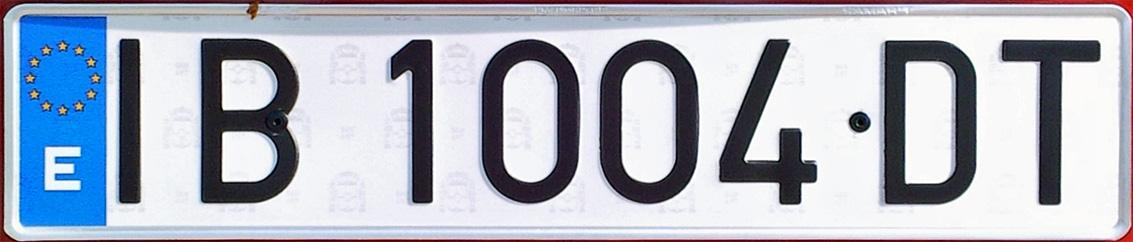
#> input picture Chapter 05. Image segmentation/images/plate.jpg, 1133 x 242 px
$ jupyter execute --allow-errors '5.2 Region-based segmentation. K-means and GMM.ipynb'
#> lines starting #> are read from the running program, lines starting #| are printed output that depends on the picture; after the words box and inside, x2 and y2 are one past the last pixel; in counts of white or black regions, pixels touching at a corner belong together
# 5.2 Region-based segmentation. K-means and GMM

In the previous notebook we had fun with boundary-based techniques for image segmentation. In this one we will play with region-based techniques, which form regions by grouping pixels according to their similarity, and where the resulting segments cover the entire image. Concretely we will address two popular region-based methods:

- K-means (<a href="#521">section 5.2.1</a>)
- Gaussian Mixture Model (GMM) clustering, fitted with Expectation-Maximization (EM) (<a href="#522">section 5.2.2</a>)

## Problem context - Color quantization

<center>

    <figcaption>Fig. 1. Example of color quantization: original image (left) and the same image with a reduced number of colors (right).</figcaption>
</center>$\\[5pt]$

Color quantization is the process of reducing the number of distinct colors in an image while preserving its color appearance as much as possible. It has many applications, like image compression (e.g. GIFs, which only support 256 colors!), [content-based image retrieval](https://en.wikipedia.org/wiki/Content-based_image_retrieval), edge detection and segmentation preprocessing, printing, medical imaging, etc.

Image segmentation techniques can be used to achieve color quantization, let's see how it works!

> 🔍 <font color="#0072B2"><b>AI Exploration:</b> Color quantization in practice</font>
> **Suggested prompt**
> *In the context of computer vision, where is color quantization used today, and which methods are used for it besides K-means?*

[cell 1]
# In case of using Google Colab, mount Google Drive
try:
    from google.colab import drive
    drive.mount('/content/drive')
    # If your notebook and images are in your Drive, change directory accordingly:
    # %cd '/content/drive/MyDrive/Colab Notebooks/uma_cv_2027/Chapter 05. Image segmentation'
except ImportError:
    pass

import numpy as np
import cv2
import matplotlib.pyplot as plt
import matplotlib
import scipy.stats as stats
from ipywidgets import interact, fixed, widgets
matplotlib.rcParams['figure.figsize'] = (10.0, 10.0)
images_path = './images/'

## 5.2.1 K-means <a id="521"></a>

As commented, region-based techniques try to group together pixels that are similar. Such an issue is often called the *clustering problem*. Different attributes can be used to decide if two pixels are similar or not: intensity, color, texture, spatial proximity (pixel location), etc.

The **K-means algorithm** is a region-based technique that, given a set of elements (image pixels in our case), makes $K$ clusters out of them. Thereby, it is a perfect technique for addressing color quantization, since our goal is to reduce the color palette of an image to a fixed number of colors $K$. Concretely, K-means partitions the data points $X = \{x_i\}$ in a given space (*e.g.* grayscale or RGB color representations) into $K$ clusters $C_j$, represented by their means (**centroids**) $\mu_j$, by minimizing the **within-cluster sum of squared distances**:

$$
\min_{\{C_j\},\{\mu_j\}} J = \sum_{j=1}^{K} \sum_{x_i \in C_j} \lVert x_i - \mu_j \rVert^2
$$

In our case, the data point $x_i$ is the **feature vector** $f(x,y)$ describing the $i^{th}$ pixel that, as mentioned, could include information like the pixel color, intensity, texture, etc. Thus, $\mu_j$ represents **the mean of the feature vectors** of the pixels in cluster $C_j$.

Let's see how the K-means algorithm works in a color domain, where each pixel is represented in an $n$-dimensional feature space (*e.g.* grayscale images define a 1D feature space, while RGB images a 3D space):

1. Pick the number $K$, that is, the number of clusters in which the image will be segmented (e.g. number of colors).
2. Place $K$ centroids $\mu_j$ in the color space (e.g. randomly), these are the centers of the regions.
3. Each pixel is assigned to the cluster with the closest centroid, hence creating new clusters.

<center>

    <figcaption>Fig. 2. Example in a 2D space (e.g. the Cr and Cb bands of the YCrCb color space) with 3 clusters. Each point is assigned to its closest centroid</figcaption>
</center>$\\[5pt]$

4. Recompute each centroid as the mean of the $N_j$ points assigned to its cluster: $\mu_j = \frac{1}{N_j} \sum_{x_i \in C_j} x_i$.

<center>

    <figcaption>Fig. 3. Example of how the centroids evolve over time</figcaption>
</center>$\\[5pt]$

5. Repeat steps 3 and 4 until convergence, that is, some previously defined criterion is fulfilled (*e.g.* the centers of regions do not move, or a certain number of iterations is reached).$\\[10pt]$

<center>

    <figcaption>Fig. 4. Final segmentation result</figcaption>
</center>$\\[5pt]$

This procedure is the same independently of the number of dimensions in the workspace.

This technique presents a number of strengths and limitations:

- **Strengths:**
  - It is simple and efficient.
  - It converges to a local optimum (not necessarily the global minimum).
- **Limitations:**
  - High usage of memory.
  - $K$ must be specified.
  - Sensitive to initialization (initial position of centroids).
  - Sensitive to outliers.
  - Works best for compact, roughly spherical clusters in the feature space (because of the usage of the Euclidean distance).

Fig. 5 shows the whole procedure: at each iteration, the points are assigned to their closest centroid (step 3) and the centroids move to the mean of their points (step 4), so $J$ decreases until the centroids stop moving.

<center>

    <figcaption>Fig. 5. K-means with $K=3$ in a 2D feature space. Left, the clusters and their centroids $\mu_j$; right, the value of $J$ after each step.</figcaption>
</center>$\\[5pt]$

### K-means toy example

Luckily for us, OpenCV defines a method that performs K-means: [`cv2.kmeans()`](https://docs.opencv.org/4.x/d5/d38/group__core__cluster.html#ga9a34dc06c6ec9460e90860f15bcd2f88), so let's see how it works!

> 🛠️ <font color="#0B6B3A"><b>AI Coding Support:</b> K-means in OpenCV</font>
> **Suggested prompt**
> *I need to use OpenCV to cluster the pixels of an image with K-means through the `cv2.kmeans()` function. Do not write the full solution. Explain what its main parameters mean (e.g. the number of clusters, the termination criteria and the number of attempts).*

Let's take a look at a toy 1D K-means example in order to get familiar with it. The following function, `binarize_kmeans()`, binarizes an input `image` by executing the K-means algorithm, where `it` sets its maximum number of iterations.

Note that the stopping criteria can be either:
- if a maximum number of iterations is reached, or
- if the centroid moved less than a certain `epsilon` value in an iteration.

[cell 2]
def binarize_kmeans(image,it):
    """ Binarize an image using k-means.

        Args:
            image: Input image
            it: Maximum number of K-means iterations
    """

    # Set random seed for centroids
    cv2.setRNGSeed(124)

    # Flatten image
    flattened_img = image.reshape((-1,1))
    flattened_img = np.float32(flattened_img)

    #Set epsilon
    epsilon = 0.2

    # Establish stopping criteria (either `it` iterations or moving less than `epsilon`)
    criteria = (cv2.TERM_CRITERIA_EPS + cv2.TERM_CRITERIA_MAX_ITER, it, epsilon)

    # Set K parameter (2 for thresholding)
    K = 2

    # Call kmeans using random initial position for centroids
    _,label,center=cv2.kmeans(flattened_img,K,None,criteria,1,cv2.KMEANS_RANDOM_CENTERS)

    # Color resultant labels
    center = np.uint8(center) # Get center coordinates as unsigned integers
    print(center)
    flattened_img = center[label.flatten()] # Get the color (center) assigned to each pixel

    # Reshape vector image to original shape
    binarized = flattened_img.reshape((image.shape))

    # Show resultant image
    plt.subplot(2,1,1)
    plt.title("Binarized image")
    plt.imshow(binarized, cmap='gray',vmin=0,vmax=255)

    # Show how original histogram has been segmented
    plt.subplot(2,1,2)
    plt.title("Segmented histogram")
    plt.hist([image[binarized==center[0]].ravel(), image[binarized==center[1]].ravel()],256,range=[0,256], color=["black","gray"],stacked=True)

As you can see, [`cv2.kmeans()`](https://docs.opencv.org/4.x/d5/d38/group__core__cluster.html#ga9a34dc06c6ec9460e90860f15bcd2f88) returns two relevant arguments:

- `label`: Integer array that stores the cluster index for every pixel.
- `center`: Matrix containing the cluster centroids (each row represents a different centroid).

**Attention to this!!!** It is also remarkable the first function argument, which represents the data for clustering: an array of $n$-dimensional points with float coordinates. Such array has the shape $n_{\text{samples}} \times n_{\text{features}}$, i.e., it has as many rows as samples (pixels in the image), and as many columns as features describing those samples (for example, if using the intensity of a pixel in a grayscale image, there is only one feature). For that, the code line `image.reshape((-1,1))` converts the initial grayscale image with dimensions $242\times 1133$ into a flattened version of it with dimension $274186\times 1$, that is, 274186 samples (or pixels) with only one feature, its intensity.

> 🛠️ <font color="#0B6B3A"><b>AI Coding Support:</b> Reshaping arrays with NumPy</font>
> **Suggested prompt**
> *I am working in Python with images loaded with OpenCV, which are NumPy arrays (e.g. a grayscale image has shape `(rows, cols)`). Explain how the NumPy function `np.reshape()` works using `image.reshape((-1,1))` as an example: what shape it returns, what `-1` means in the new shape, and how to recover the original shape of the image afterwards. Do not write the full solution.*

Below it is provided an interactive code so you can play with `cv2.kmeans()` by calling it with different `it` values.

*As you can see, if $K=2$ in a grayscale image, it is a binarization method that doesn't need to fix a manual threshold. We could have used it, for example, when dealing with the plate recognition problem!*

[cell 3]
matplotlib.rcParams['figure.figsize'] = (10.0, 10.0)

image = cv2.imread(images_path + 'plate.jpg',0)
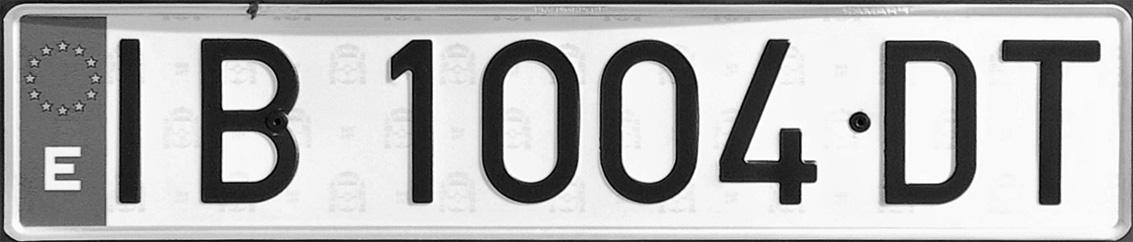
#> image: shape (242, 1133); min 0, max 255, mean 179
#> the sliders are set to image = <module 'ipywidgets.fixed_' fr, it = 3

#> (the rest of this cell did not finish here and is left out)


Notice that for 1D spaces and not high-resolution images K-means is very fast! (it only needs a few iterations to converge). What happens if K-means is applied to color images (3D space) in order to get color quantization?

Now that you know how K-means works, you can experimentally answer such question!

###  **<span style="color:green"><b><i>ASSIGNMENT 1: Playing with K-means</i></b></span>**

Write a script that:
- applies K-means to `malaga.png` with different values for $K$: $K=4$, $K=8$ and $K=16$, setting `epsilon=0.2` and `it=10` as convergence criteria, and
- shows, in a $2\times2$ subplot, the 3 resulting images along with the input one.

Notice that in this case we are using 3 features per pixel, their R, G and B values, that is, $x_i = [R_i,G_i,B_i]^T$, so the input data for the kmeans function has the dimensions $n_{\text{pixels}} \times 3$.

<font color='blue'>**Expected output:**  </font>

[cell 4]
# Assignment 1
matplotlib.rcParams['figure.figsize'] = (15.0, 12.0)

# Read RGB image
image = cv2.imread(images_path + "malaga.png")
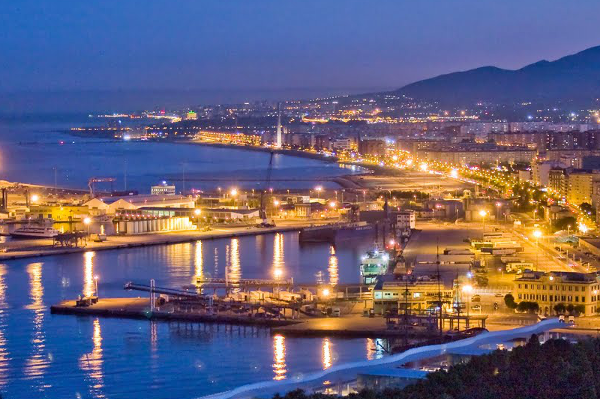
#> input picture Chapter 05. Image segmentation/images/malaga.png, 600 x 399 px
#> image is the input picture: shape (399, 600, 3); mean B, G, R 120.2, 96, 102.5
image = cv2.cvtColor(image, cv2.COLOR_BGR2RGB)

# Flatten image
#> (the rest of this cell did not finish here and is left out)

### <font color="blue"><b><i>Thinking about it (1)</i></b></font>

Now, **answer the following questions**:

- What is `cv2.kmeans()` doing in each iteration?

    <p style="margin: 4px 0px 6px 5px; color:blue"><i>Your answer here!</i></p>

- What number of maximum iterations did you use? Why?

    <p style="margin: 4px 0px 6px 5px; color:blue"><i>Your answer here!</i></p>

- How could we compress these images so they require less space in memory? *Note: consider that a pixel in RGB needs 3 bytes to be represented, 8 bits per band.*

    <p style="margin: 4px 0px 0px 5px; color:blue"><i>Your answer here!</i></p>

## 5.2.2 Gaussian Mixture Model (GMM) clustering with Expectation-Maximization (EM) <a id="522"></a>

**Gaussian Mixture Model (GMM) clustering** is the generalization of K-means where the feature distribution is represented as a **mixture of Gaussian clusters**. Each cluster $C_j \sim \mathcal{N}(\mu_j,\Sigma_j)$ is represented by a mean $\mu_j$ (location), a covariance matrix $\Sigma_j$ (shape/spread) and a prior weight $\pi_j = P(C_j)$, instead of just a centroid. It uses a *soft assignment*, since it doesn't give *hard* decisions where a pixel belongs or not to a cluster, but the probability $P(C_j|x_i)$ of that pixel belonging to each cluster $C_j$. The GMM parameters are estimated with the iterative **Expectation-Maximization (EM)** algorithm, so at each iteration not just the mean of each cluster is refined (as in K-means), but also its covariance matrix and its weight.

Before going into detail on the theory behind EM, it is worth seeing how GMM clustering performs in the car plate problem. OpenCV provides a class implementing the needed functionality for fitting a GMM with EM to segment an image, called [`cv2.ml.EM()`](https://docs.opencv.org/4.x/d1/dfb/classcv_1_1ml_1_1EM.html).

> 🛠️ <font color="#0B6B3A"><b>AI Coding Support:</b> GMM clustering with OpenCV</font>
> **Suggested prompt**
> *I need to use OpenCV (Python) to segment an image with a Gaussian Mixture Model through the `cv2.ml.EM` class. Do not write the full solution. Explain how to set the number of clusters, the covariance matrix type (`em.setCovarianceMatrixType()`) and the termination criteria, what `em.trainEM()` returns, and how to get the means and covariances of the clusters (`em.getMeans()`, `em.getCovs()`).*

[cell 5]
matplotlib.rcParams['figure.figsize'] = (10.0, 10.0)
cv2.setRNGSeed(5)

# Define parameters
n_clusters = 2
covariance_type = 0 # 0: Spherical covariance matrix. 1: Diagonal covariance matrix. 2: Full covariance matrix
n_iter = 10
epsilon = 0.2

# Create EM empty object
em = cv2.ml.EM_create()

# Set parameters
criteria = (cv2.TERM_CRITERIA_EPS + cv2.TERM_CRITERIA_MAX_ITER, n_iter, epsilon)
em.setClustersNumber(n_clusters)
em.setCovarianceMatrixType(covariance_type)
em.setTermCriteria(criteria)

# Read grayscale image
image = cv2.imread(images_path + "plate.jpg",0)

# Flatten image
flattened_img = image.reshape((-1,1))
flattened_img = np.float32(flattened_img)

# Apply EM
_, _, labels, _ = em.trainEM(flattened_img)

# Reshape labels to image size (binarization)
binarized = labels.reshape((image.shape))
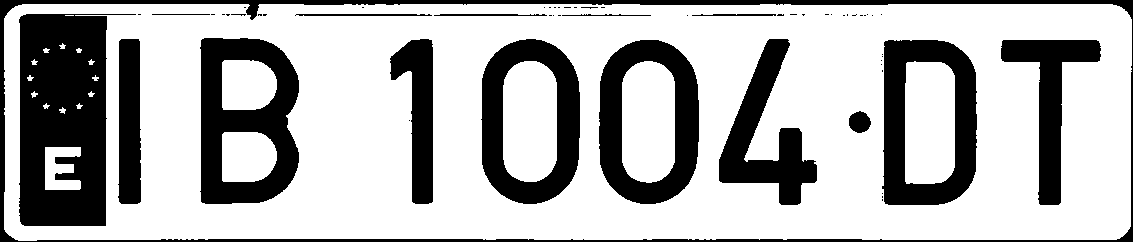
#> binarized: shape (242, 1133) int32; values 0 (black) and 1 (white), 70.3% white; 59 black regions (43 under 20 px), largest, box (x1, y1, x2, y2) and area: (19, 14, 136, 226) 16827, (200, 38, 299, 204) 9816, (0, 0, 1133, 242) 9532

# Show binarized image
plt.subplot(2,1,1)
plt.title("Binarized image")
plt.imshow(binarized, cmap="gray")

# --------------- Gaussian visualization ---------------

plt.subplot(2,1,2)
plt.title("Gaussian distribution of each cluster")

# Get means and covs (for grayscale 1D both)
means = em.getMeans()
covs = em.getCovs()

# Get standard deviation as NumPy array
sigmas = np.sqrt(covs)
sigmas = sigmas[:,0,0]

# Cast list to NumPy array
means = np.array(means)[:,0]

# Plot Gaussians
x = np.linspace(0, 256, 100)
plt.plot(x, stats.norm.pdf(x, loc = means[0], scale = sigmas[0]))
plt.plot(x, stats.norm.pdf(x, loc = means[1], scale = sigmas[1]))
plt.legend(['Black Region', 'White Region'])

plt.show()
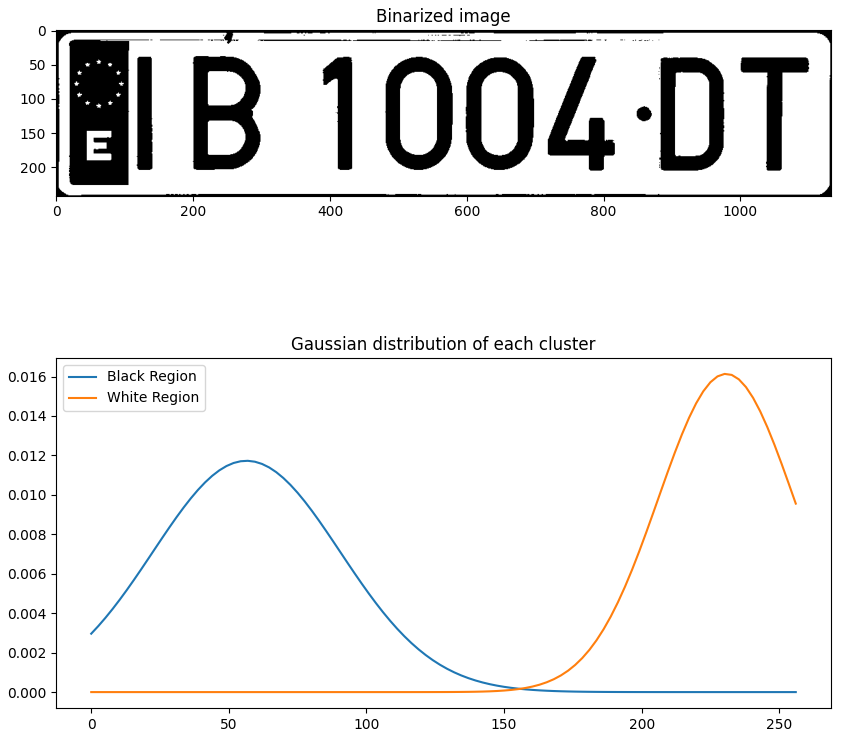
#> figure drawn by matplotlib, 2 panels; panel 2: curve peaks at x = 56.89, y = 0.0117; panel 2: curve peaks at x = 230.1, y = 0.0161

As you can see, although in OpenCV K-means is implemented as a method and EM as a class, they operate in a similar way. In the example above, we are segmenting a car plate into two clusters, and **each cluster is defined by a Gaussian distribution** (a Gaussian distribution for the black region, and another one for the white region). This is the basis of GMM clustering, **but how are the GMM parameters estimated**?

EM estimates them with an iterative algorithm, summarized in Fig. 6:

- **Initialization:** the $K$ Gaussians are initialized, typically with random ($\mu_j$,$\Sigma_j$) and the same prior weight $\pi_j = 1/K$ for each cluster.
- **E-step (Expectation):** computes the responsibilities $\gamma_{ij} = P(C_j|x_i)$, that is, how much each Gaussian $j$ explains each point $x_i$ (a soft assignment).
- **M-step (Maximization):** re-estimates the mean $\mu_j$, covariance $\Sigma_j$ and weight $\pi_j$ of each cluster from all the points, weighting each one by its responsibility $\gamma_{ij}$.

Both steps are repeated until convergence. To get a hard segmentation, each pixel is finally assigned to the cluster with the highest $\gamma_{ij}$.

<center>

    <figcaption>Fig. 6. GMM clustering fitted with EM: the model of each cluster, the E-step and the M-step.</figcaption>
</center>$\\[5pt]$

Fig. 7 shows the whole procedure in a 2D feature space, where the log-likelihood increases at each iteration until it converges.

<center>

    <figcaption>Fig. 7. GMM clustering fitted with EM, with $K=3$ in a 2D feature space. Left, the Gaussians (ellipses at 1 and 2 standard deviations) and their weights; right, the log-likelihood after each iteration.</figcaption>
</center>$\\[5pt]$

Doesn't it remind you of the K-means algorithm? **What is the difference between them?**

The main difference is that K-means employs the **Euclidean distance** to measure how near a point is to a cluster. In GMM clustering we use a distance in which **each dimension is weighted** by the **covariance matrix** of each cluster, which is also called **Mahalanobis distance**. Furthermore, for K-means a point of data **belongs or not to** a cluster (hard assignment), whereas in GMM clustering a point of data has a higher or lower **probability** to belong to a cluster (soft assignment). The table below summarizes other differences:

|  | **K-means** | **GMM fitted with EM** |
|:---:|:---:|:---:|
| **Cluster representation** | Centroid $\mu_j$ | $\mu_j$, $\Sigma_j$, $\pi_j$ |
| **Cluster initialization** | Randomly select K means | Initialize K Gaussian distributions ($\mu_j$,$\Sigma_j$) and $\pi_j$ |
| **Assignment** | Nearest centroid | E-step: soft memberships $P(C_j \mid x_i)$ |
| **Update** | Recompute centroid $\mu_j$ | M-step: recompute $\mu_j$, $\Sigma_j$, $\pi_j$ |
| **Membership** | Hard | Soft (probabilistic) |

If you are still curious about EM, you can find [here](https://www.youtube.com/watch?v=REypj2sy_5U) a more detailed explanation.

### **<span style="color:green"><b><i>ASSIGNMENT 2: Color quantization with YCrCb color space</i></b></span>**

In the next example, color quantization is realized using the YCrCb color space instead of RGB. Recall that you have more info about such a space available in [Appendix 12.2 Color spaces](../Chapter%2012.%20Appendices/12.2%20Color%20spaces.ipynb). In this way, color quantization is only applied to the two color bands Cr and Cb, neglecting the grayscale one Y.

Notice that in this case, the feature space has 2 dimensions, one for the Cr band, and another dimension for the Cb, hence the feature vector describing the $i^{th}$ pixel results $x_i = [Cr_i,Cb_i]^T$.

Let's see how it works!

**What to do?** Test and understand the following code.

[cell 6]
# Assignment 2
matplotlib.rcParams['figure.figsize'] = (15.0, 15.0)
cv2.setRNGSeed(5)

# Define parameters

n_clusters = 3 # Don't modify this parameter for this exercise

covariance_type = 2 # 0: Spherical covariance matrix. 1: Diagonal covariance matrix. 2: Full covariance matrix
n_iter = 10
epsilon = 0.2

# Create EM empty object
em = cv2.ml.EM_create()

# Set parameters
criteria = (cv2.TERM_CRITERIA_EPS + cv2.TERM_CRITERIA_MAX_ITER, n_iter, epsilon)
em.setClustersNumber(n_clusters)
em.setCovarianceMatrixType(covariance_type)
em.setTermCriteria(criteria)

# Read color image
image = cv2.imread(images_path + "malaga.png")

# Convert to YCrCb
image = cv2.cvtColor(image, cv2.COLOR_BGR2YCrCb)
#> image: shape (399, 600, 3); mean of channels 0, 1, 2 100.7, 129.3, 139

# Take color bands (2 lasts)
color_bands = image[:,:,1:3]

# Flatten image
flattened_img = color_bands.reshape((-1,2))
#> flattened_img = 239400 pairs, first value 77 to 205, second value 14 to 193
flattened_img = np.float32(flattened_img)

# Apply EM
_, _, labels, _ = em.trainEM(flattened_img)

# Color resultant labels
centers = em.getMeans()
centers = np.uint8(centers)
res = centers[labels.flatten()]
#> res = 239400 pairs, first value 108 to 161, second value 87 to 166

# Reshape to original shape
color_bands = res.reshape((image.shape[0:2]) + (2,))

# Merge original first band with quantized color bands
quantized = np.zeros(image.shape)
quantized[:,:,0] = image[:,:,0]
#> quantized: shape (399, 600, 3) float64; mean of channels 0, 1, 2 100.7, 0, 0
quantized[:,:,[1,2]] = color_bands
#> quantized: shape (399, 600, 3) float64; mean of channels 0, 1, 2 100.7, 128.9, 138

# Cast to unsigned data type
quantized = np.uint8(quantized)
#> quantized: shape (399, 600, 3); mean of channels 0, 1, 2 100.7, 128.9, 138

# Reconvert to RGB
quantized_rgb = cv2.cvtColor(quantized, cv2.COLOR_YCrCb2RGB)
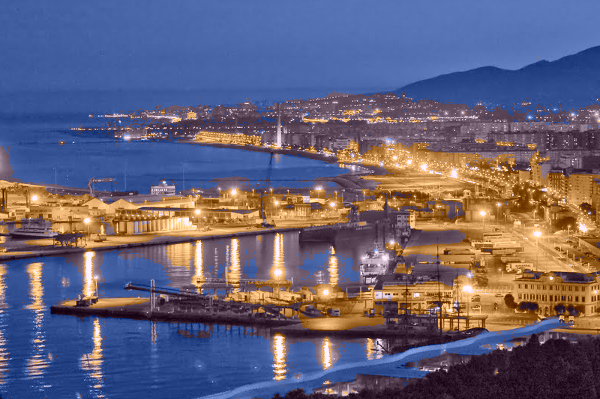
#> quantized_rgb: shape (399, 600, 3); mean R, G, B 101.8, 96.7, 118.5
image_rgb = cv2.cvtColor(image, cv2.COLOR_YCrCb2RGB)

# Show original image
plt.subplot(1,2,1)
plt.title("Original image")
plt.imshow(image_rgb)

# Show resultant image
plt.subplot(1,2,2)
plt.title("YCrCb quantized colors (3 colors)")
plt.imshow(quantized_rgb);
